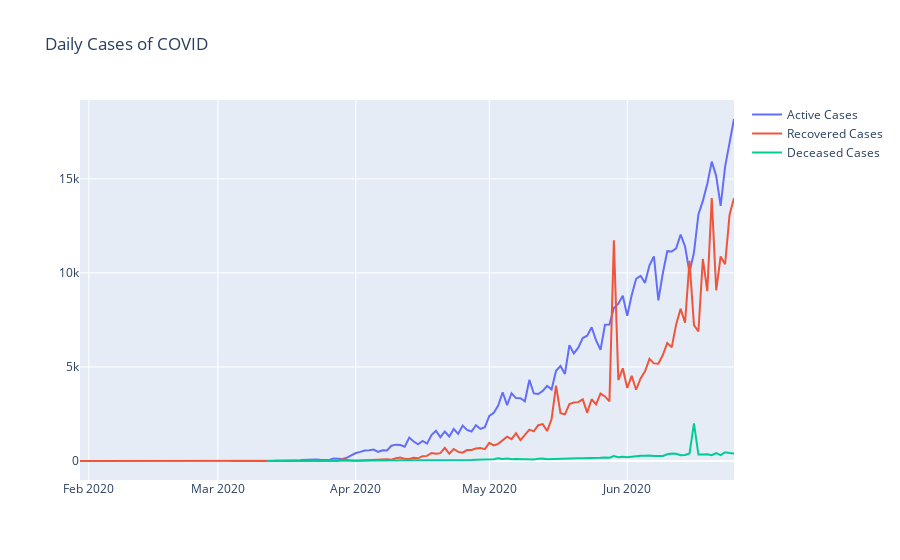

The code cell stored with this chart in its notebook:
### Code cell
# Plot daily case

fig = go.Figure()

fig.add_trace(
    go.Scatter(
        x=h_num.index,
        y=h_num.numcases,
        name='Active Cases'
    ))
fig.add_trace(
    go.Scatter(
        x=r_num.index,
        y=r_num.numcases,
        name='Recovered Cases'
    ))
fig.add_trace(
    go.Scatter(
        x=d_num.index,
        y=d_num.numcases,
        name='Deceased Cases'
    ))
fig.update_layout(title="Daily Cases of COVID")
fig.show()
fig.write_html("plots/daily_cases_total.html")
